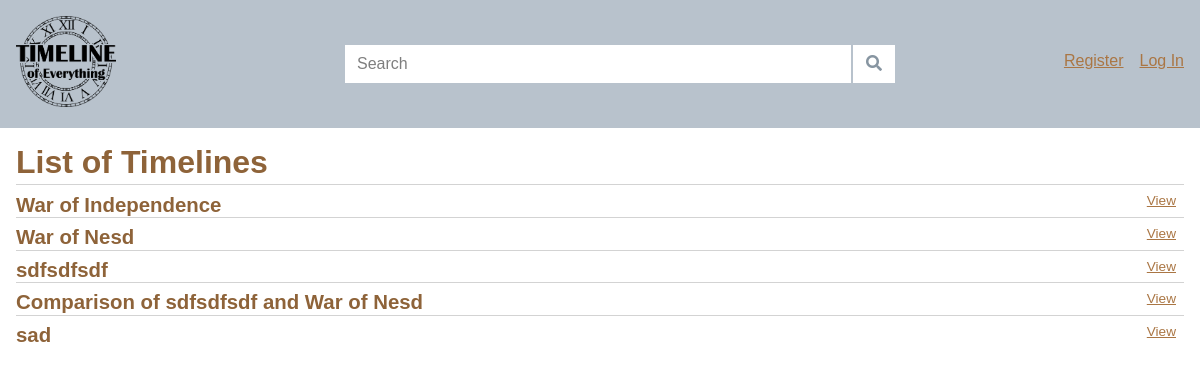
Before: / with the older database file.
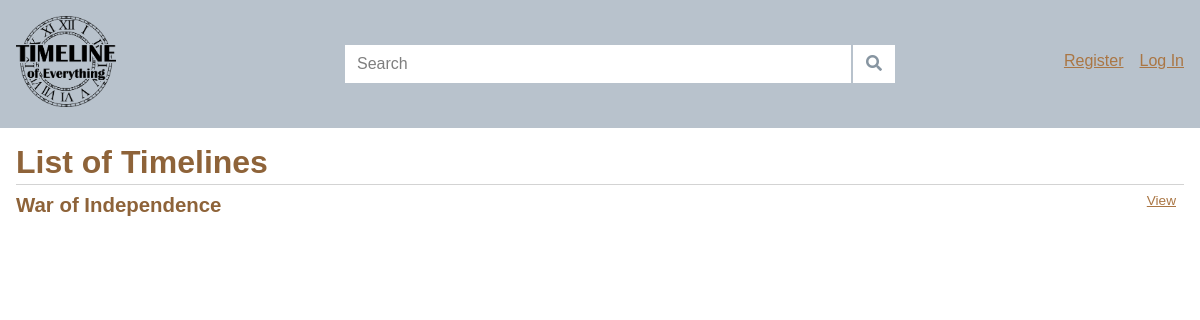
After: the same page with the newer database file.
### tables this page shows
CREATE TABLE timeline (
  id INTEGER PRIMARY KEY AUTOINCREMENT,
  author_id INTEGER NOT NULL,
  created TIMESTAMP NOT NULL DEFAULT CURRENT_TIMESTAMP,
  title TEXT NOT NULL,
  summary TEXT NOT NULL,
  FOREIGN KEY (author_id) REFERENCES user (id)
);

### timeline/blog.py (the view)
@bp.route('/')
def index():
    timelines = sqlarray_to_json(get_all_timelines())
    print(timelines)
    return render_template('blog/index.html', tls=timelines, timelines = json.dumps(timelines))

### timeline/auth.py (called while the page is built)
@bp.before_app_request
def load_logged_in_user():
    user_id = session.get('user_id')
    if user_id is None:
        g.user = None
    else:
        g.user = get_db().execute(
            'SELECT * FROM user WHERE id = ?', (user_id,)
        ).fetchone()

### timeline/blog.py (called while the page is built)
def get_all_timelines():
    db = get_db()
    timelines = db.execute(
        'SELECT id, title, author_id FROM timeline'
    ).fetchall()
    return timelines

def sqlarray_to_json(array):
    json_array = []
    for object in array:
        entry = {'id': object['id'], 'title': object['title']}
        if 'author_id' in object.keys():
            entry['author_id'] = object['author_id']
        json_array.append(entry)
    return json_array

### timeline/db.py (called while the page is built)
def get_db():
    if 'db' not in g:
        g.db = sqlite3.connect(
            current_app.config['DATABASE'],
            detect_types=sqlite3.PARSE_DECLTYPES
        )
        g.db.row_factory = sqlite3.Row
    return g.db

### timeline/templates/blog/index.html (shortened to what this page needs)
{% extends 'base.html' %}
{% block header %}
  <h1>{% block title %}List of Timelines{% endblock %}</h1>
{% endblock %}
{% block content %}
  {% for tl in tls %}
    <article class="post">
      <header>
        <div>
          <h2>{{ tl['title'] }}</h2>
        </div>
        <a class="action" href="{{ url_for('blog.view', id=tl['id']) }}">View</a>
      </header>
    </article>
    {% if not loop.last %}
      <hr>
    {% endif %}
  {% endfor %}
{% endblock %}

### timeline/templates/base.html (shortened to what this page needs)
<!doctype html>
<link rel="stylesheet" href="{{ url_for('static', filename='style.css') }}">
<link rel="stylesheet" href="{{ url_for('static', filename='tailwind.css') }}">
<link rel="stylesheet" href="https://use.fontawesome.com/releases/v5.8.1/css/all.css">
<link title="timeline-styles" rel="stylesheet" href="https://cdn.knightlab.com/libs/timeline3/latest/css/timeline.css">
<nav class="bg-grey w-full block  flex-grow lg:flex lg:items-center lg:w-auto">
  <a href="{{ url_for('index') }}" class=" block mx-auto  pl-2 lg:my-4  w-1/2 lg:inline-block lg:w-1/4 ">
    <img src="../static/timeline_logo.png" width="100">
  </a>
  {% if timelines is defined %}
  <div class="search-area flex  w-4/5 my-4 mx-auto lg:w-1/2  lg:pl-10 h-10 pl-2" >
    <input type="text" class="border border-grey px-3 w-full" placeholder="Search" onkeyup="searchTimelinesFilter()" id="search_timelines_input">
    <button class="border border-grey w-12 hover:bg-grey-light bg-white">
        <i class="fa fa-search text-grey-dark"></i>
    </button>
  </div>
  {% endif %}
  <ul class="flex lg:justify-end w-4/5 my-4 mx-auto lg:w-1/4  h-10 pl-2 ">
    {% if g.user %}
      <li><span>{{ g.user['username'] }}</span>
      <li><a href="{{ url_for('auth.logout') }}">Log Out</a>
    {% else %}
      <li><a href="{{ url_for('auth.register') }}">Register</a>
      <li><a href="{{ url_for('auth.login') }}">Log In</a>
    {% endif %}
  </ul>
</nav>
<section class="content w-full">
  <header>
    {% block header %}{% endblock %}
  </header>
  {% block content %}{% endblock %}
</section>

### timeline/static/style.css (style rules this page uses)
* { padding: 0; margin: 0; }
h1, h2, h3, h4, h5, h6 { color: #8e6339; margin: 1rem 0; }
a { color: #aa7644; }
nav { background: white; display: flex; align-items: center; padding: 0 0.5rem; }
nav ul li { display: inline-block; float: right; }
nav ul li a, header .action { display: block; padding: 0.5rem; }
.content { padding: 0 1rem 1rem; }
.content > header { border-bottom: 1px solid lightgray; display: flex; align-items: flex-end; }
.content > header h1 { flex: auto; margin: 1rem 0 0.25rem 0; }
.post > header { display: flex; align-items: flex-end; font-size: 0.85em; }
.post > header > div:first-of-type { flex: auto; }
.content:last-child { margin-bottom: 0; }
.search-area { position: relative; }

Changed rows visible on the page:
removed timeline: title "War of Nesd"
removed timeline: title "sdfsdfsdf"
removed timeline: title "Comparison of sdfsdfsdf and War of Nesd"
removed timeline: title "sad"
